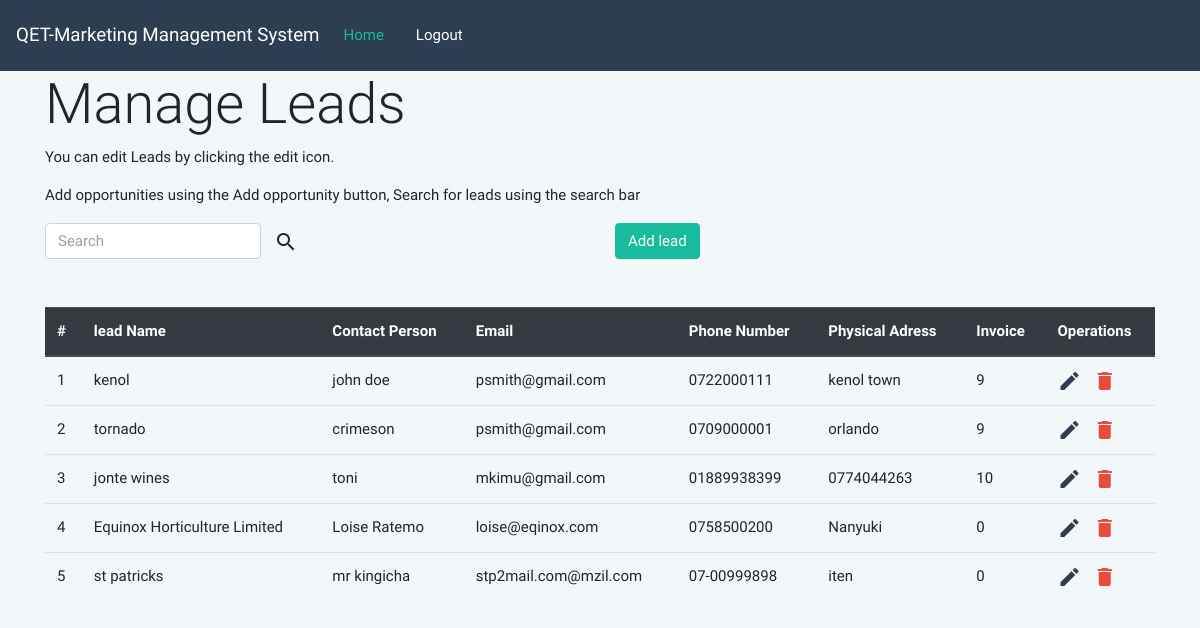
Page /leads/index.php (signed in) on the committed database.
### tables this page shows
CREATE TABLE IF NOT EXISTS `leads` (
  `id` int(11) NOT NULL AUTO_INCREMENT,
  `name` varchar(255) NOT NULL,
  `contact_person` varchar(255) NOT NULL,
  `phone` varchar(255) NOT NULL,
  `email` varchar(255) NOT NULL,
  `address` varchar(255) NOT NULL,
  `invoice` varchar(255) DEFAULT '0.00',
  `date` varchar(255) NOT NULL,
  `status` int(11) NOT NULL DEFAULT '1',
  `reg_date` timestamp NOT NULL DEFAULT CURRENT_TIMESTAMP,
  PRIMARY KEY (`id`)
);

### leads/index.php (the view, shortened to what this page needs)
<?php
$db = new Database();
$pdo = $db->getConnection();
?>
    <!DOCTYPE html>
    <html lang="en">
    <head>
        <link rel="stylesheet" type="text/css" href="../font/roboto/roboto.css">
        <link rel="stylesheet" type="text/css" href="../font/material/material-icons.css">
        <link rel="stylesheet" type="text/css" href="../css/bootstrap.min.css">
        <link rel="stylesheet" type="text/css" href="../css/style.css">
    </head>
    <body>
    <nav class="navbar navbar-expand-lg navbar-dark bg-primary">
        <a class="navbar-brand" href="#">QET-Marketing Management System</a>
        <div class="collapse navbar-collapse" id="navbarColor01">
            <ul class="navbar-nav mr-auto float-right">
                <li class="nav-item active">
                    <a class="nav-link" href="../home.php">Home <span class="sr-only">(current)</span></a>
                </li>
                <li class="nav-item active">
                    <a class="nav-link" href="#"></a>
                </li>
                <li class="nav-item">
                    <a class="nav-link" href="../logout.php">Logout</a>
                </li>
            </ul>
        </div>
    </nav>
    <main class="container">
        <h2 class="display-4 page-header">Manage Leads</h2>
        <p>You can edit Leads by clicking the edit icon.</p>
        <p>Add opportunities using the Add opportunity button, Search for leads using the search bar</p>
        <div class="row">
            <form action="index.php" class="form-inline col-md-6" role="form" method="get">
                <div class="form-group">
                    <input type="text" name="search" class="form-control" placeholder="Search">
                    <button type="submit" name="submit-search" class="btn btn-default form-control">
                        <i class="material-icons">search</i></button>
                </div>
            </form>
            <a href="add.php" class="col-md-6">
                <button class="btn btn-success pull-right">Add lead</button>
            </a>
        </div>
        <table class="table my-5">
            <thead class="thead-dark">
            <tr>
                <th scope="col">#</th>
                <th scope="col">lead Name</th>
                <th scope="col">Contact Person</th>
                <th scope="col">Email</th>
                <th scope="col">Phone Number</th>
                <th scope="col">Physical Adress</th>
                <th scope="col">Invoice</th>
                <th scope="col">Operations</th>
            </tr>
            </thead>
            <tbody>
            <?php
            $statement = $pdo->prepare("SELECT * FROM `leads`");
            if ($statement->execute()) {
                $results = $statement->fetchAll();
            } else {
                echo "<div class='alert alert-info'><i class='material-icons'>face</i> No Records Yet</div>";
            }
            if (isset($_GET['submit-search'])) {
                $search = sanitize($_GET['search']);
                if (empty($search)) {
                    echo "<div class=\"alert alert-warning\"><strong>Warning!</strong> please enter a search term.</div>";
                } elseif (!empty($search)) {
                    $search_term = "%" . $search . "%";
                    $stm = $pdo->prepare("SELECT * FROM `leads` WHERE (`name` LIKE ? OR `contact_person` LIKE ? OR `email` LIKE ? OR `address` LIKE ?)");
                    $stm->execute(array($search_term, $search_term, $search_term, $search_term));
                    $results = $stm->fetchAll();
                    if ($stm->rowCount() == 0) {
                        echo "<div class=\"alert alert-warning\"><strong>Warning!</strong> No results found for " . $search . ".</div>";
                    } else {
                        fetchRecords($results);
                    }
                }
            } else {
                fetchRecords($results);
            }
            ?>
            </tbody>
        </table>
    </main>
    </body>
    </html>
<?php
function fetchRecords($records)
{
    $counter = 1;
    foreach ($records as $record) {
        echo "
        <tr>
        <td scope='col'>{$counter}</td>
        <td scope='col'> {$record['name']}</td>
        <td scope='col'>{$record['contact_person']}</td>
        <td scope='col'>{$record['email']}</td>
        <td scope='col'>{$record['phone']}</td>
        <td scope='col'>{$record['address']}</td>
        <td scope='col'>{$record['invoice']}</td>
        <td scope='col'>
        <a href=\"update.php?id={$record['id']}\" class='text-primary'>
                        <i class=\"material-icons\">edit</i>
                    </a>&nbsp;
                    <a href=\"delete.php?id={$record['id']}\" class='text-danger'>
                        <i class=\"material-icons\">delete</i>
                    </a
</td>
</tr>
        ";
        $counter++;
    }
}

### css/style.css (style rules this page uses)
body { font-family: "Roboto", "Helvetica Neue", sans-serif !important; background-color: #f2f7fa; }
i { vertical-align: middle; z-index: 2; }

### rows in the picture
leads: name "kenol", contact_person "john doe", email "psmith@gmail.com", phone "0722000111", address "kenol town", invoice "9"
leads: name "tornado", contact_person "crimeson", email "psmith@gmail.com", phone "0709000001", address "orlando", invoice "9"
leads: name "jonte wines", contact_person "toni", email "mkimu@gmail.com", phone "01889938399", address "0774044263", invoice "10"
leads: name "Equinox Horticulture Limited", contact_person "Loise Ratemo", email "loise@eqinox.com", phone "0758500200", address "Nanyuki", invoice "0"
leads: name "st patricks", contact_person "mr kingicha", email "stp2mail.com@mzil.com", phone "07-00999898", address "iten", invoice "0"
